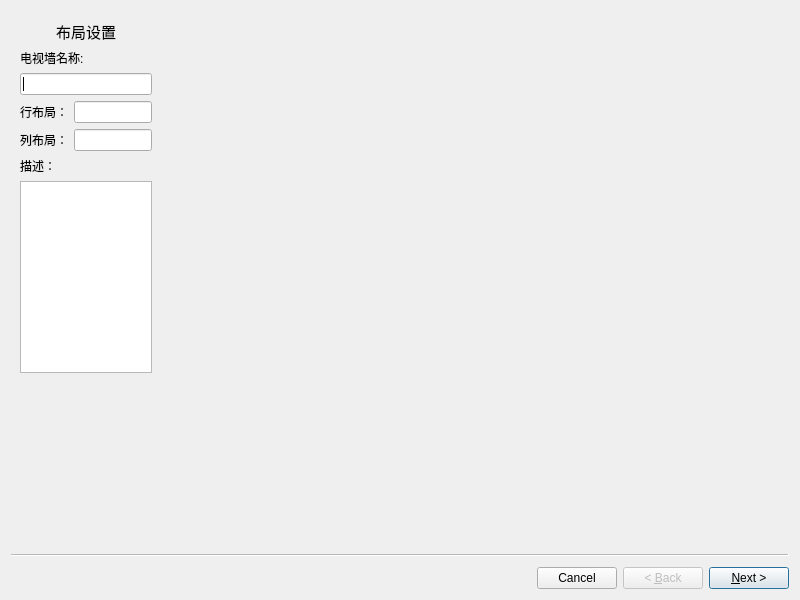
<?xml version="1.0" encoding="UTF-8"?>
<ui version="4.0">
 <class>wzd_tvWall_layout</class>
 <widget class="QWizard" name="wzd_tvWall_layout">
  <property name="geometry">
   <rect>
    <x>0</x>
    <y>0</y>
    <width>800</width>
    <height>600</height>
   </rect>
  </property>
  <property name="sizePolicy">
   <sizepolicy hsizetype="Fixed" vsizetype="Fixed">
    <horstretch>0</horstretch>
    <verstretch>0</verstretch>
   </sizepolicy>
  </property>
  <property name="minimumSize">
   <size>
    <width>800</width>
    <height>600</height>
   </size>
  </property>
  <property name="maximumSize">
   <size>
    <width>800</width>
    <height>600</height>
   </size>
  </property>
  <property name="windowTitle">
   <string>Wizard</string>
  </property>
  <property name="sizeGripEnabled">
   <bool>false</bool>
  </property>
  <property name="modal">
   <bool>false</bool>
  </property>
  <property name="options">
   <set>QWizard::CancelButtonOnLeft|QWizard::HelpButtonOnRight</set>
  </property>
  <widget class="QWizardPage" name="wizardPage1">
   <property name="sizePolicy">
    <sizepolicy hsizetype="Expanding" vsizetype="Expanding">
     <horstretch>0</horstretch>
     <verstretch>0</verstretch>
    </sizepolicy>
   </property>
   <layout class="QHBoxLayout" name="horizontalLayout">
    <property name="spacing">
     <number>0</number>
    </property>
    <property name="margin">
     <number>0</number>
    </property>
    <item>
     <widget class="QWidget" name="widget_left_tv" native="true">
      <property name="sizePolicy">
       <sizepolicy hsizetype="Fixed" vsizetype="Expanding">
        <horstretch>0</horstretch>
        <verstretch>0</verstretch>
       </sizepolicy>
      </property>
      <property name="minimumSize">
       <size>
        <width>150</width>
        <height>0</height>
       </size>
      </property>
      <property name="maximumSize">
       <size>
        <width>150</width>
        <height>16777215</height>
       </size>
      </property>
      <layout class="QVBoxLayout" name="verticalLayout">
       <item>
        <widget class="QLabel" name="lab_title">
         <property name="text">
          <string>&lt;html&gt;&lt;head/&gt;&lt;body&gt;&lt;p&gt;&lt;span style=&quot; font-size:11pt;&quot;&gt;布局设置&lt;/span&gt;&lt;/p&gt;&lt;/body&gt;&lt;/html&gt;</string>
         </property>
         <property name="alignment">
          <set>Qt::AlignCenter</set>
         </property>
        </widget>
       </item>
       <item>
        <widget class="QLabel" name="lab_tvWall_name">
         <property name="text">
          <string>&lt;html&gt;&lt;head/&gt;&lt;body&gt;&lt;p&gt;电视墙名称:&lt;/p&gt;&lt;/body&gt;&lt;/html&gt;</string>
         </property>
        </widget>
       </item>
       <item>
        <widget class="QLineEdit" name="lineEdit_tvWall_name"/>
       </item>
       <item>
        <layout class="QHBoxLayout" name="horizontalLayout_2">
         <item>
          <widget class="QLabel" name="lab_h">
           <property name="text">
            <string>行布局：</string>
           </property>
          </widget>
         </item>
         <item>
          <widget class="QLineEdit" name="lineEdit_tvWall_h">
           <property name="toolTip">
            <string>&lt;html&gt;&lt;head/&gt;&lt;body&gt;&lt;p&gt;一行有多少个屏幕&lt;/p&gt;&lt;/body&gt;&lt;/html&gt;</string>
           </property>
          </widget>
         </item>
        </layout>
       </item>
       <item>
        <layout class="QHBoxLayout" name="horizontalLayout_3">
         <item>
          <widget class="QLabel" name="lab_v">
           <property name="text">
            <string>列布局：</string>
           </property>
          </widget>
         </item>
         <item>
          <widget class="QLineEdit" name="lineEdit_tvWall_v">
           <property name="toolTip">
            <string>&lt;html&gt;&lt;head/&gt;&lt;body&gt;&lt;p&gt;一列有多少个屏幕&lt;/p&gt;&lt;/body&gt;&lt;/html&gt;</string>
           </property>
          </widget>
         </item>
        </layout>
       </item>
       <item>
        <widget class="QLabel" name="lab_description">
         <property name="text">
          <string>描述：</string>
         </property>
        </widget>
       </item>
       <item>
        <widget class="QTextEdit" name="textEdit"/>
       </item>
       <item>
        <spacer name="verticalSpacer">
         <property name="orientation">
          <enum>Qt::Vertical</enum>
         </property>
         <property name="sizeHint" stdset="0">
          <size>
           <width>20</width>
           <height>40</height>
          </size>
         </property>
        </spacer>
       </item>
      </layout>
     </widget>
    </item>
    <item>
     <widget class="QWidget" name="widget_disp" native="true">
      <property name="sizePolicy">
       <sizepolicy hsizetype="Expanding" vsizetype="Expanding">
        <horstretch>0</horstretch>
        <verstretch>0</verstretch>
       </sizepolicy>
      </property>
     </widget>
    </item>
   </layout>
  </widget>
  <widget class="QWizardPage" name="wizardPage2">
   <property name="sizePolicy">
    <sizepolicy hsizetype="Expanding" vsizetype="Expanding">
     <horstretch>0</horstretch>
     <verstretch>0</verstretch>
    </sizepolicy>
   </property>
   <layout class="QVBoxLayout" name="verticalLayout_2">
    <property name="spacing">
     <number>0</number>
    </property>
    <property name="margin">
     <number>0</number>
    </property>
    <item>
     <widget class="QLabel" name="lab_bind">
      <property name="text">
       <string>&lt;html&gt;&lt;head/&gt;&lt;body&gt;&lt;p&gt;&lt;span style=&quot; font-size:11pt;&quot;&gt;绑定设置&lt;/span&gt;&lt;/p&gt;&lt;/body&gt;&lt;/html&gt;</string>
      </property>
     </widget>
    </item>
    <item>
     <widget class="QLabel" name="lab_help">
      <property name="text">
       <string>&lt;html&gt;&lt;head/&gt;&lt;body&gt;&lt;p&gt;从右框中拖拽一个解码器放入左框屏幕后一个单元格中，以确定确定屏和解码器的绑定关系。&lt;/p&gt;&lt;/body&gt;&lt;/html&gt;</string>
      </property>
     </widget>
    </item>
    <item>
     <spacer name="verticalSpacer_2">
      <property name="orientation">
       <enum>Qt::Vertical</enum>
      </property>
      <property name="sizeType">
       <enum>QSizePolicy::Fixed</enum>
      </property>
      <property name="sizeHint" stdset="0">
       <size>
        <width>20</width>
        <height>5</height>
       </size>
      </property>
     </spacer>
    </item>
    <item>
     <layout class="QHBoxLayout" name="horizontalLayout_4">
      <item>
       <widget class="QTableWidget" name="tableWidget_screen">
        <column>
         <property name="text">
          <string>屏幕</string>
         </property>
        </column>
        <column>
         <property name="text">
          <string>解码器</string>
         </property>
        </column>
        <column>
         <property name="text">
          <string>操作</string>
         </property>
        </column>
       </widget>
      </item>
      <item>
       <spacer name="horizontalSpacer">
        <property name="orientation">
         <enum>Qt::Horizontal</enum>
        </property>
        <property name="sizeType">
         <enum>QSizePolicy::Fixed</enum>
        </property>
        <property name="sizeHint" stdset="0">
         <size>
          <width>40</width>
          <height>20</height>
         </size>
        </property>
       </spacer>
      </item>
      <item>
       <widget class="QTreeWidget" name="treeWidget_dec">
        <property name="minimumSize">
         <size>
          <width>200</width>
          <height>0</height>
         </size>
        </property>
        <property name="maximumSize">
         <size>
          <width>200</width>
          <height>16777215</height>
         </size>
        </property>
        <column>
         <property name="text">
          <string notr="true">1</string>
         </property>
        </column>
       </widget>
      </item>
     </layout>
    </item>
   </layout>
  </widget>
 </widget>
 <resources/>
 <connections/>
</ui>
